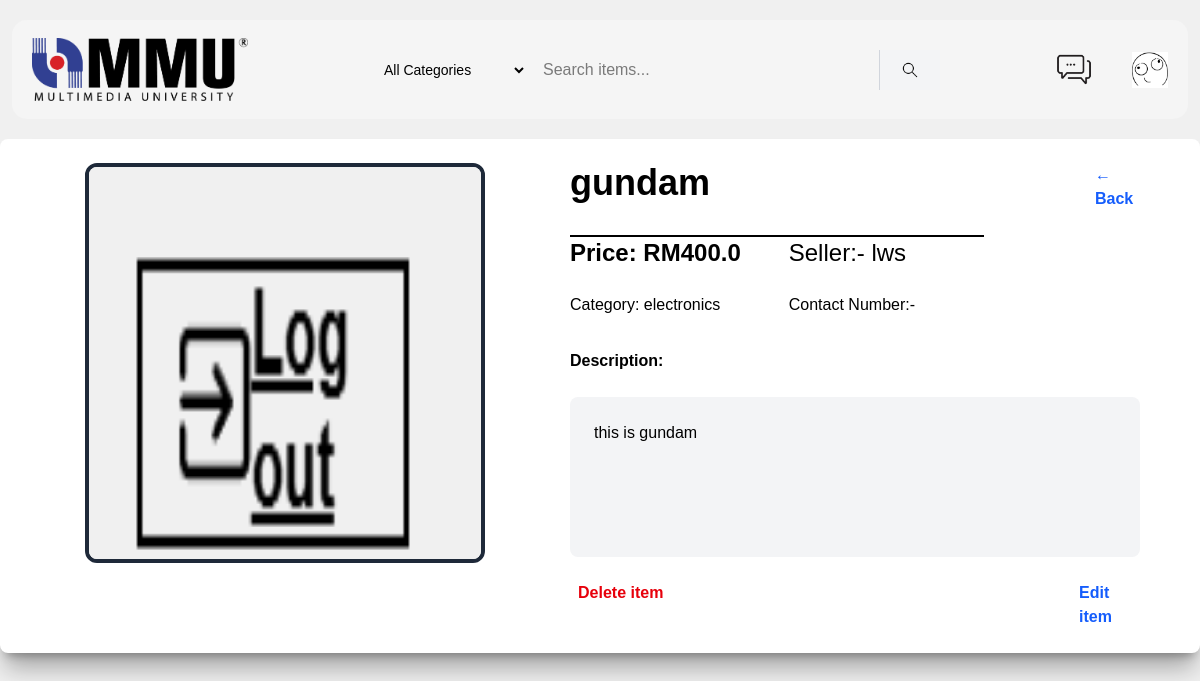
The app's page /item/2 (signed in) with its own data.
### app.py (models this page shows, shortened)
class User(UserMixin, db.Model):
    id = db.Column(db.Integer, primary_key=True)
    username = db.Column(db.String(50), unique=True, nullable=False)
    email = db.Column(db.String(150), unique=True, nullable=False)
    password_hash = db.Column(db.String(100), nullable=False)
    contact_number = db.Column(db.String(20), nullable=True)
    bio = db.Column(db.String(300), nullable=True)
    profile_pic = db.Column(db.String(), nullable=True)

class Products(db.Model):
    __tablename__ = "items"
    user_id = db.Column(db.Integer, db.ForeignKey('user.id'), nullable=False)
    item_id = db.Column(db.Integer, primary_key=True)
    item_name = db.Column(db.String(50), nullable=False)
    price = db.Column(db.Float, nullable=False)
    item_description = db.Column(db.String(150), nullable=False)
    item_category = db.Column(db.String(50), nullable=False)
    date_created = db.Column(db.DateTime, nullable=True, default=datetime.now)
    item_pic = db.Column(db.String(), nullable=False)
    seller = db.relationship('User', backref='products')

### app.py (the view)
@app.route('/item/<item_id>')
@login_required
def item(item_id):
    target_item = Products.query.get_or_404(item_id)
    return render_template('item.html', item=target_item)

### app.py (called while the page is built)
@login_manager.user_loader
def load_user(user_id):
    return db.session.get(User, int(user_id))

### templates/item.html (shortened to what this page needs)
<!DOCTYPE html>
<html lang="en">
<head>
    <link href='https://api.mapbox.com/mapbox-gl-js/v2.14.1/mapbox-gl.css' rel='stylesheet' />
</head>
<body>
    {% include 'item_market_header.html' %}
    <div class="grid grid-cols-2 col-span-2 justify-center items-start bg-white pt-6 pb-6 pr-15 mx-auto max-w-7xl rounded-lg shadow-xl/30">
            <div class="flex flex-col justify-center items-center">
                {% if item.item_pic %}
                <img src="{{url_for('static', filename='css/pictures/' + item.item_pic)}}" class="w-100 h-100 rounded-xl border-4 border-gray-800">
                {% else %}
                <img src="{{url_for('static', filename='css/photos/user-icon')}}" class="w-100 h-100 rounded-xl border-4 border-gray-800">
                {%  endif %}
            </div>
            <div class="flex flex-col justify-start items-start gap-6 text-left">
                <div class="grid grid-cols-2 gap-100">
                    <div class="text-4xl font-bold">{{item.item_name}}</div>
                    <a href="{{url_for('item_market')}}" class="text-blue-600 font-semibold hover:underline pl-10">← Back</a>
                </div>
                <div class="grid grid-cols-2 grid-rows-2 gap-6 space-x-6 border-t-2 border-black">
                    <div class="text-2xl font-semibold">Price: RM{{item.price}}</div>
                    <div class="text-2xl font-medium">Seller:- {{item.seller.username}}</div>
                    <div class="text-1xl font-medium">Category: {{item.item_category}}</div>
                    <div class="text-1xl font-medium">Contact Number:- {{item.seller.contact_number}}</div>
                </div>
                <p class="font-semibold">Description:</p>
                <div class="bg-gray-100 text-left w-full p-6 rounded-lg h-40">
                    <h3>{{item.item_description}}</h3>
                </div>
                {% if current_user.id == item.user_id %}
                <div class="grid grid-cols-2 pl-2">
                        <a href="{{url_for('delete', item_id=item.item_id)}}" class="text-red-600 font-semibold">
                        Delete item
                        </a>
                        <a href="{{url_for('item_edit', item_id=item.item_id)}}" class="text-blue-600 font-semibold pl-55">
                        Edit item
                        </a>
                </div>
                {% endif %}
            </div>
    </div>
</body>
</html>

### templates/item_market_header.html (shortened to what this page needs)
<!DOCTYPE html>
<html lang="en">
<head>
    <link rel="stylesheet" href="{{ url_for('static', filename='css/main.css') }}">
    <link rel="stylesheet" href="{{ url_for('static', filename='css/output.css') }}">
</head>
<body>
    <div class="nav flex flex-wrap md:flex-nowrap items-center justify-between px-4 sm:px-6 py-5 mt-5 mr-3 ml-3 gap-4 bg-white">
        <a href="/home">
            <img src="{{ url_for('static', filename='css/photos/mmu-logo.png')}}" alt="MMU Logo" class="w-36 sm:w-46 md:w-50 lg:w-54 h-auto object-contain my-2">
        </a>
        <div class="w-full md:flex-1 md:w-auto order-3 md:order-2 flex justify-center min-w-0 md:px-6">
            <form action="/search" method="GET" class="flex w-full max-w-xl items-center rounded-lg">
            <select name="category" class=" text-xs sm:text-sm sm:px-4 py-2 sm:py-2.5 shrink-0 cursor-pointer hover:bg-slate-200 w-24 sm:w-auto">
                <option value="all">All Categories</option>
            </select>
            <input type="search" name="q" placeholder="Search items..." aria-label="Search marketplace" autocomplete="off" class="flex-1 w-5 px-3 py-2 text-sm sm:text-base outline-none  transition ">
            <button type="submit" class="bg-gray-100 hover:bg-gray-200 px-3 sm:px-5 py-2 sm:py-2.5 transition-colors flex items-center justify-center shrink-0 border-l border-gray-300">
                <img src="{{ url_for('static', filename='css/photos/search.png') }}" alt="Search Icon" class="h-4 sm:h-5 object-contain">
            </button>
            </form>
        </div>
        <div class="flex items-center gap-7 sm:gap-9 md:gap-10 lg:gap-10 flex-shrink-0 order-2 md:order-3">
            <a href="/chat" class="hover:opacity-75 transition-opacity" style="text-decoration: none;">
            <img src="{{ url_for('static', filename='css/photos/chat-icon.png') }}" alt="Chat Icon" class="w-8 h-8 sm:w-9 sm:h-9 md:h-9 md:w-9 lg:w-9 lg:h-9 object-contain">
            </a>
            <a href="/profile" class="hover:opacity-75 transition-opacity" style="text-decoration: none;">
            {% if current_user.profile_pic %}
                <img src="{{ url_for('static', filename='css/pictures/' +current_user.profile_pic) }}" alt="Profile Icon" class="w-8 h-8 sm:w-9 sm:h-9 md:h-9 md:w-9 lg:w-9 lg:h-9 object-contain">
            {% else %}
                <img src="{{ url_for('static', filename='css/photos/user-icon.png') }}" alt="Profile Icon" class="w-8 h-8 sm:w-9 sm:h-9 md:h-9 md:w-9 lg:w-9 lg:h-9 object-contain">
            {% endif %}
            </a>
        </div>
    </div>
</body>
</html>

### static/css/main.css (style rules this page uses)
body { font-family: Arial, sans-serif; background-color: #f0f0f0; }
.nav { display: flex; margin-bottom: 20px; justify-content: space-between; padding: 10px 20px; background-color: whitesmoke; border-radius: 15px; }
input[type="search"] { background-color: transparent; align-items: center; padding: 12px 16px; border-radius: none; border: 0; margin: auto; display: inline-block; }
button { overflow: hidden; }

### records on screen
User: profile_pic (picture), seller.username "lws"
Products: item_pic (picture), item_name "gundam", price "400.0", item_category "electronics", item_description "this is gundam"
